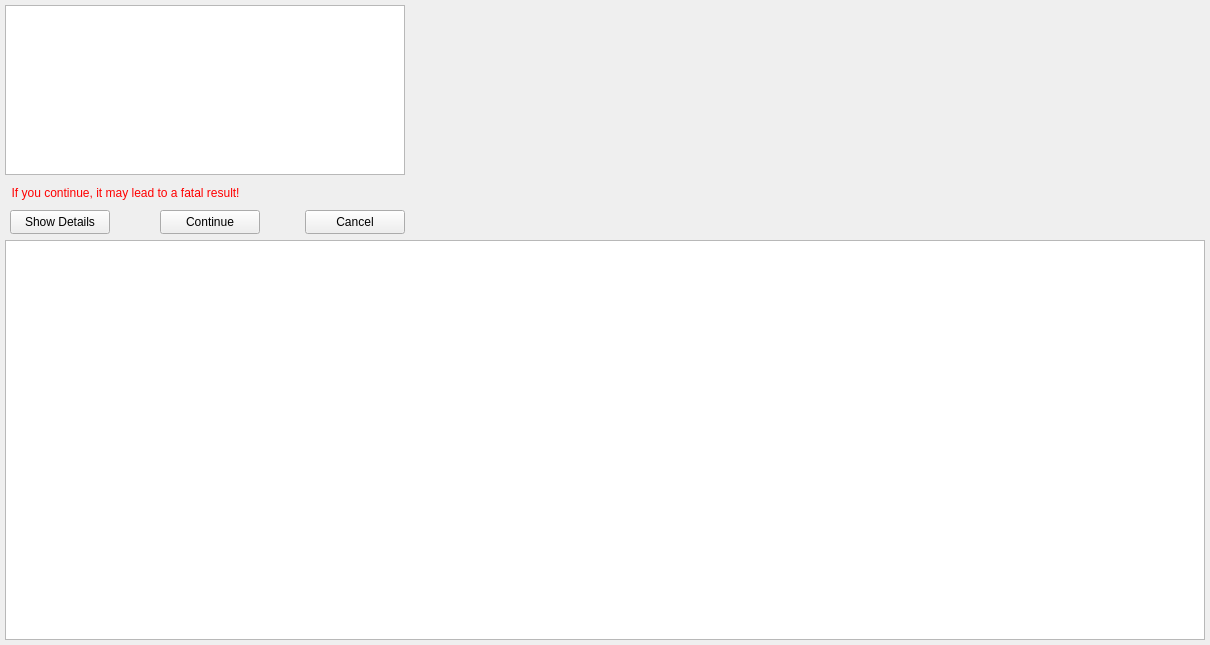
<?xml version="1.0" encoding="UTF-8"?>
<ui version="4.0">
 <class>DbValidationDialog</class>
 <widget class="QDialog" name="DbValidationDialog">
  <property name="windowModality">
   <enum>Qt::NonModal</enum>
  </property>
  <property name="geometry">
   <rect>
    <x>0</x>
    <y>0</y>
    <width>1210</width>
    <height>645</height>
   </rect>
  </property>
  <property name="contextMenuPolicy">
   <enum>Qt::DefaultContextMenu</enum>
  </property>
  <property name="windowTitle">
   <string>Dialog</string>
  </property>
  <widget class="QToolButton" name="pBtnShowDetails">
   <property name="geometry">
    <rect>
     <x>10</x>
     <y>210</y>
     <width>100</width>
     <height>24</height>
    </rect>
   </property>
   <property name="text">
    <string>Show Details</string>
   </property>
   <property name="checkable">
    <bool>true</bool>
   </property>
  </widget>
  <widget class="QTableWidget" name="tableOverview">
   <property name="geometry">
    <rect>
     <x>5</x>
     <y>5</y>
     <width>400</width>
     <height>170</height>
    </rect>
   </property>
  </widget>
  <widget class="QTableWidget" name="tableDetails">
   <property name="geometry">
    <rect>
     <x>5</x>
     <y>240</y>
     <width>1200</width>
     <height>400</height>
    </rect>
   </property>
  </widget>
  <widget class="QToolButton" name="pBtnContinue">
   <property name="geometry">
    <rect>
     <x>160</x>
     <y>210</y>
     <width>100</width>
     <height>24</height>
    </rect>
   </property>
   <property name="text">
    <string>Continue</string>
   </property>
  </widget>
  <widget class="QToolButton" name="pBtnCancel">
   <property name="geometry">
    <rect>
     <x>305</x>
     <y>210</y>
     <width>100</width>
     <height>24</height>
    </rect>
   </property>
   <property name="text">
    <string>Cancel</string>
   </property>
  </widget>
  <widget class="QLabel" name="labelWarning">
   <property name="geometry">
    <rect>
     <x>5</x>
     <y>180</y>
     <width>400</width>
     <height>25</height>
    </rect>
   </property>
   <property name="styleSheet">
    <string notr="true">QLabel
{
color: rgb(255,0,0);
}</string>
   </property>
   <property name="text">
    <string>  If you continue, it may lead to a fatal result!</string>
   </property>
  </widget>
 </widget>
 <resources/>
 <connections/>
</ui>
